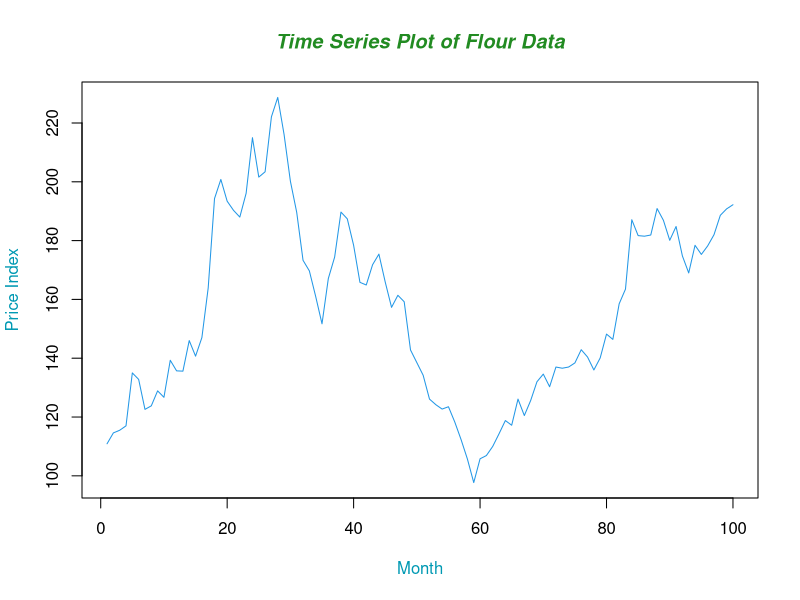
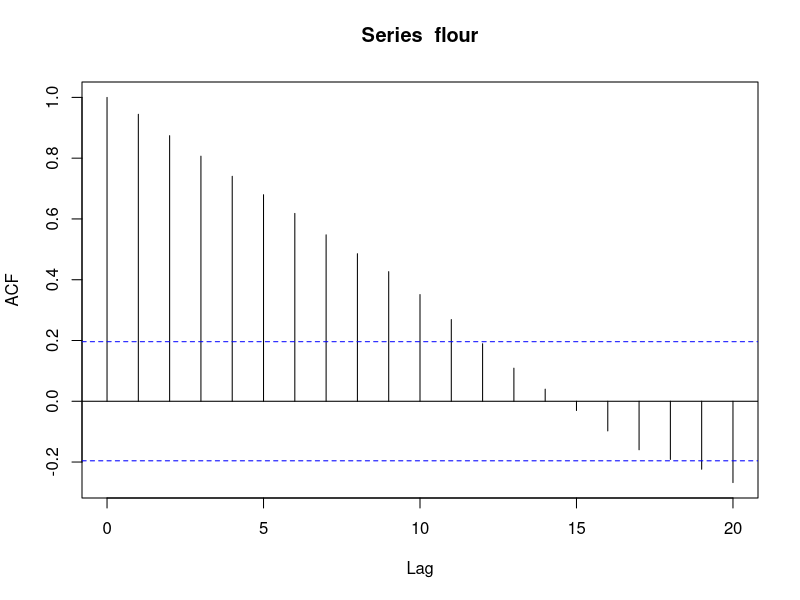
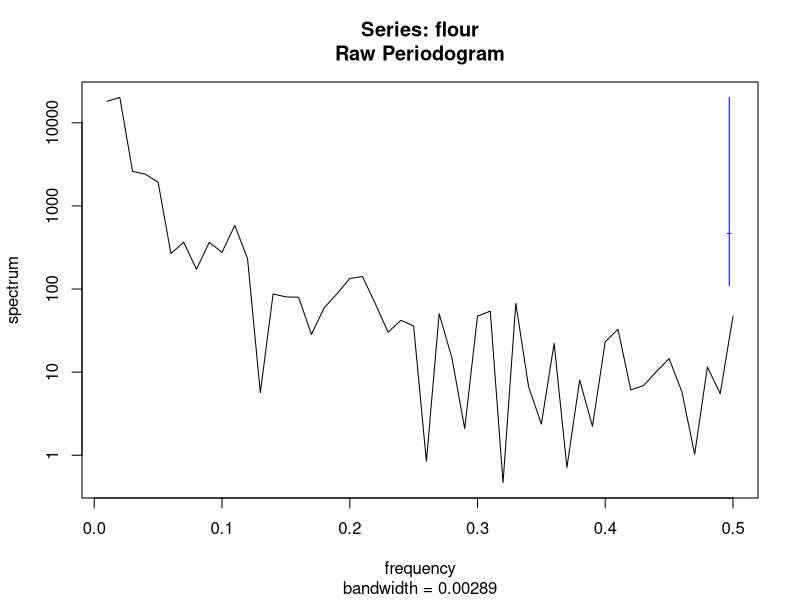
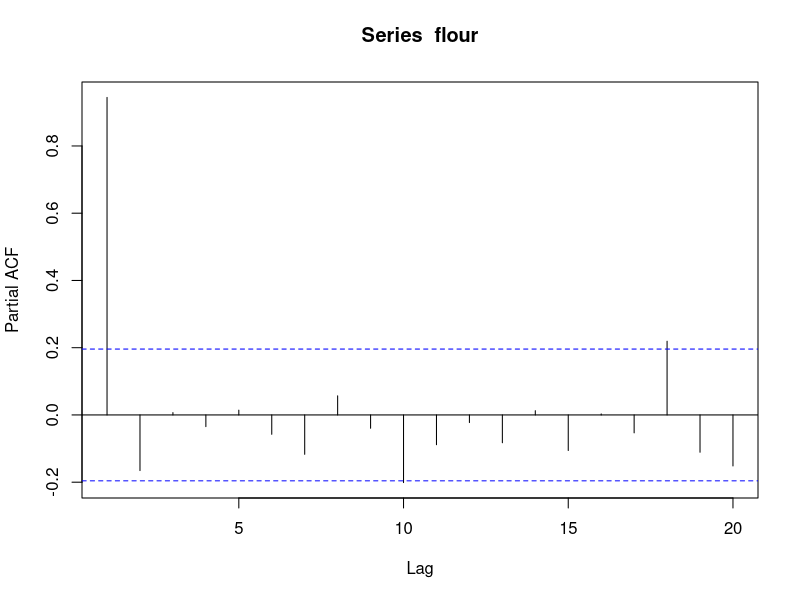

Source code (R) for these figures, in order:
####Preamble####

library(stats)

####Question 2####

#Part a
setwd("~/Documents/Time_Series")
flour <- scan(file="flour.txt")
flour <- ts(flour)
View(flour)

plot(flour,  type="l", col=4,lty=1, ann=FALSE)
title(xlab="Month", col.lab=rgb(0,0.6,.7))
title(ylab="Price Index" , col.lab=rgb(0,0.6,.7))
title(main="Time Series Plot of Flour Data", 
      col.main="forestgreen", font.main=4)

#Part b

acf(flour)
spec.pgram(flour)
pacf(flour)

#Test for best Arima:
forecast::auto.arima(flour)
fitAR11<-arima(flour, order = c(1,0,1))
print(fitAR11)
Box.test(residuals(fitAR11), lag = 2, type = "Ljung-Box")
ar(flour)
